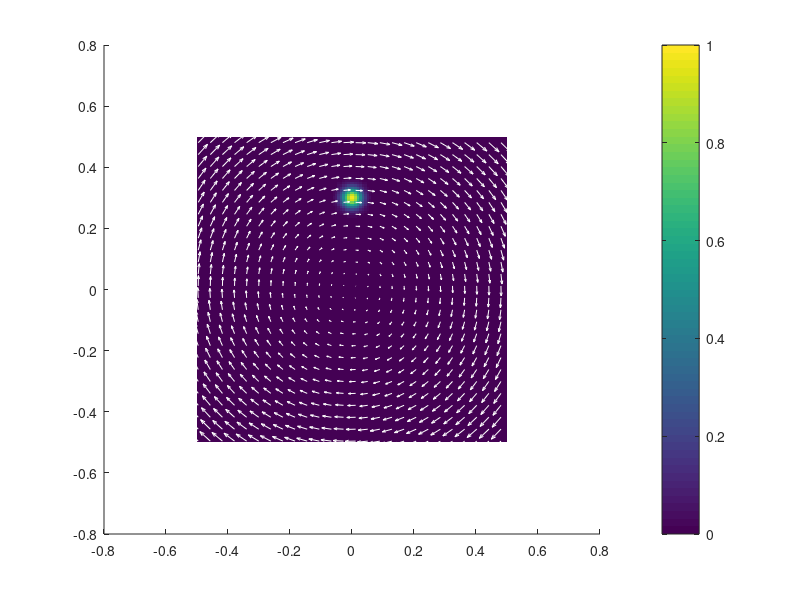

This figure's MATLAB source: (Note: this script raises an error after producing the figure.)
clear

upwind = 0;

xmin     = -0.5;  xmax    =    0.5; Lx = xmax - xmin;
ymin     = -0.5;  ymax    =    0.5; Ly = ymax - ymin;
zmin     = -0.50; zmax    =    0.5; Lz = zmax - zmin;
nx       = 4*32;
ny       = 4*32;
nz       = 1;
dx       = Lx/nx;
dy       = Ly/ny;
dz       = Lz/nz;
dt       = 0.25*min(min(dx,dy),dz) / 1;

xce=xmin-dx/2:dx:xmax+dx/2;
yce=ymin-dy/2:dy:ymax+dy/2;
zce=zmin-dz/2:dz:zmax+dz/2;
xc=xmin+dx/2:dx:xmax-dx/2;
yc=ymin+dy/2:dy:ymax-dy/2;
zc=zmin+dz/2:dz:zmax-dz/2;
xv=xmin:dx:xmax;
yv=ymin:dy:ymax;

[xce2,yce2,zce2] = ndgrid(xce,yce,zce);
[xvx2,~,~] = ndgrid(xc,yv,zc);
[~,yvy2,~] = ndgrid(xv,yc,zc);

% Shift in x
Vx      =  ones(nx+1,ny+0,nz+0);
Vy      =  zeros(nx+0,ny+1,nz+0);
Vz      =  zeros(nx+0,ny+0,nz+1);

% Shift in y
Vx      =  zeros(nx+1,ny+0,nz+0);
Vy      =   ones(nx+0,ny+1,nz+0);
Vz      =  zeros(nx+0,ny+0,nz+1);

% Rotate
Vx      =   xvx2';
Vy      =  -yvy2';
Vz      =  zeros(nx+0,ny+0,nz+1);


xC = 0.0;
yC = 0.3;
zC = 0.5*(zmin+zmax);

% Tc_ex = exp(-(xce2-xC).^2/ 0.001 - (yce2-yC).^2/ 0.001 - (zce2-zC).^2/ 0.001);
Tc_ex = exp(-(xce2-xC).^2/ 0.001 - (yce2-yC).^2/ 0.001);

max(Tc_ex(:))

vxm1   = min(Vx(1:end-1,:,int16(ceil(nz/2))),0);
vxp1   = max(Vx(2:end  ,:,int16(ceil(nz/2))),0);
vym1   = min(Vy(:,1:end-1,int16(ceil(nz/2))),0);
vyp1   = max(Vy(:,2:end  ,int16(ceil(nz/2))),0);

phi1     = Tc_ex(2:end-1,2:end-1,int16(ceil(nz/2)));
order    = 2;
dimsplit = 1;

VxC = 0.5*(Vx(1:end-1,:,:)+Vx(2:end-0,:,:));
VyC = 0.5*(Vy(:,1:end-1,:)+Vy(:,2:end-0,:));
vstep = 5;

figure(1),clf;
hold on
imagesc(xc,yc, phi1' )
colorbar
quiver(xc(1:vstep:end,1:vstep:end),yc(1:vstep:end,1:vstep:end),VxC(1:vstep:end,1:vstep:end,1:vstep:end,1:vstep:end)',VyC(1:vstep:end,1:vstep:end,1:vstep:end,1:vstep:end)', 'w')
set(gca,'ydir','normal')
caxis([0 1])
drawnow

time = 0;

for it=1:1000
    
    time = time + dt;
    
    % 1.1 Upwind
    phi1o = phi1;
    phi1t = phi1;
    for step=1:order
        if upwind == 1
            %             phie  = [1*phi1t(end,:); phi1t; 1*phi1t(1,:)]; % periodic x
            %             phie  = [1*phie(:,end)  phie  1*phie(:,1)];
            phie  = [1*phi1t(1,:); phi1t; 1*phi1t(end,:)]; % no flux
            phie  = [1*phie(:,1)  phie  1*phie(:,end)];
            phxm1 = 1/dx*(phie(2:end-1,2:end-1) - phie(1:end-2,2:end-1));
            phxp1 = 1/dx*(phie(3:end,2:end-1)   - phie(2:end-1,2:end-1));
        else
            [phxm1,phxp1,c,d] = weno5(phi1t, dx, dy , 1, 0, 2);
        end
        phi1t = phi1t - dimsplit*dt*(vxp1.*phxm1 + vxm1.*phxp1);
    end
    phi1t = (1/order)*phi1t + (1-1/order)*phi1o;
    phi1o = phi1t;
    for step=1:order
        if upwind == 1
            phie  = [1*phi1t(1,:); phi1t; 1*phi1t(end,  :)]; % no flux
            phie  = [1*phie(:  ,1)  phie  1*phie(:,end)];
            phym1 = 1/dy*(phie(2:end-1,2:end-1) - phie(2:end-1,1:end-2));
            phyp1 = 1/dy*(phie(2:end-1,3:end)   - phie(2:end-1,2:end-1));
        else
            [a,b,phym1,phyp1] = weno5(phi1t, dx, dy , 0, 1, 2);
        end
        phi1t = phi1t - dt*(vyp1.*phym1 + vym1.*phyp1) - (1-dimsplit)*dt*(vxp1.*phxm1 + vxm1.*phxp1);
    end
    phi1 = (1/order)*phi1t + (1-1/order)*phi1o;
    
    %%%%%%%%%%%%%%%%%%%%%
    
    % centerx = time*1 + 0.1
    
    if mod(it,10)==0
        figure(1),clf;
        hold on
        imagesc(xc,yc, phi1' )
        colorbar
        quiver(xc(1:vstep:end,1:vstep:end),yc(1:vstep:end,1:vstep:end),VxC(1:vstep:end,1:vstep:end,1:vstep:end,1:vstep:end)',VyC(1:vstep:end,1:vstep:end,1:vstep:end,1:vstep:end)', 'w')
        set(gca,'ydir','normal')
        caxis([0 1])
        title(max(max(phi1(:))))
        drawnow
    end
end
